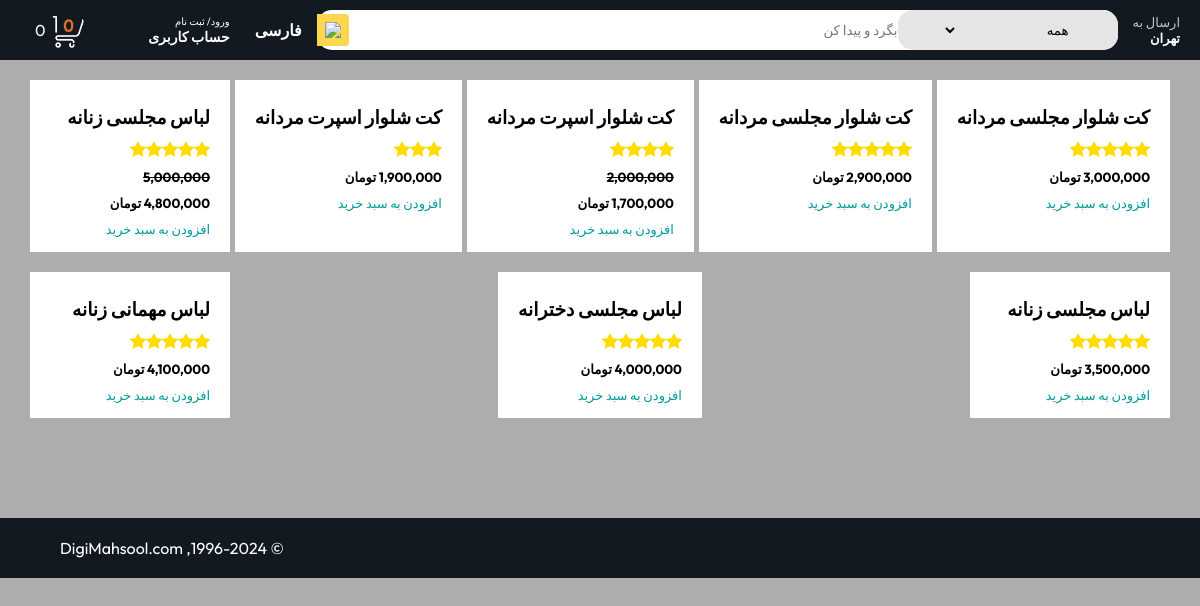
The app's page /Pushak/ with its own data.
### shop/models.py (models this page shows, shortened)
class Product(models.Model):
    name = models.CharField(max_length=50)
    description = models.CharField(max_length=500, blank=True , null=True, default='')
    price = models.DecimalField(max_digits=12, decimal_places=0, default=0)
    category = models.ForeignKey(Category, on_delete=models.CASCADE , default=1)
    star= models.IntegerField(default=0 , validators=[MinValueValidator(0), MaxValueValidator(5)])
    picture = models.ImageField(upload_to="upload/product/")
    is_sale= models.BooleanField(default=False)
    sale_price = models.DecimalField(max_digits=10, decimal_places=0, default=0)

### shop/views.py (the view)
# urls.py: path('Pushak/', Pushak , name='Pushak'),
def Pushak(request):
    all_products = Product.objects.filter(category=2)
    return render(request,'Pushak.html',{'products':all_products})

### shop/templates/Pushak.html (shortened to what this page needs)
{% extends 'base.html' %}
{% block content%}
{% load static %}
{% load humanize %}
    <div class="box-row " >
    {% for item in products %}
        {% if item.is_sale %}
        <div class="box-col">
            <h3>{{ item.name }}</h3>
            <div class="d-flex justify-content-center small text-warning mb-2" style="display: flex ; color: #fddb01">
            {% with ''|center:item.star as range %}
                {% for _ in range %}
                    <div class="bi-star-fill"></div>
                {% endfor %}
            {% endwith %}
            </div>
            <h5><strike>{{item.price | intcomma}}</strike></h5>
            <h5>{{item.sale_price | intcomma}} تومان</h5>
            <a href="#" style="text-decoration: none">افزودن به سبد خرید</a>
        </div>
        {% else %}
            <div class="box-col">
            <h3>{{ item.name }}</h3>
                <div class="d-flex justify-content-center small text-warning mb-2" style="display: flex ; color: #fddb01">
            {% with ''|center:item.star as range %}
                {% for _ in range %}
                    <div class="bi-star-fill"></div>
                {% endfor %}
            {% endwith %}
            </div>
            <h5>{{ item.price | intcomma}} تومان </h5>
            <a href="#" style="text-decoration: none">افزودن به سبد خرید</a>
            </div>
        {% endif %}
    {% endfor %}
    </div>
{% endblock %}

### css/style.css (style rules this page uses)
* { padding: 0; margin: 0; box-sizing: border-box; font-family: Outfit; }
body { background: #adadad; }
a { text-decoration: none; color: inherit; }
.box-row { display: flex; flex-wrap: wrap; row-gap: 20px; justify-content: space-between; margin: 20px 30px; }
.box-col { display: flex; flex-direction: column; gap: 10px; padding: 15px 20px; background: #fff; max-width: 24%; min-width: 200px; z-index: 1; }
.box-col a { font-size: 13px; color: #009999; font-weight: 500; }

### records on screen
Product: name "کت شلوار مجلسی مردانه", star 5 (drawn), price "3,000,000"
Product: name "کت شلوار مجلسی مردانه", star 5 (drawn), price "2,900,000"
Product: name "کت شلوار اسپرت مردانه", is_sale True (drawn), price "2,000,000", sale_price "1,700,000"
Product: name "کت شلوار اسپرت مردانه", is_sale False (drawn), price "1,900,000"
Product: name "لباس مجلسی زنانه", star 5 (drawn), price "5,000,000", sale_price "4,800,000"
Product: name "لباس مجلسی زنانه", star 5 (drawn), price "3,500,000"
Product: name "لباس مجلسی دخترانه", star 5 (drawn), price "4,000,000"
Product: name "لباس مهمانی زنانه", star 5 (drawn), price "4,100,000"

### other values on screen
{{ cart|length }} "0"
